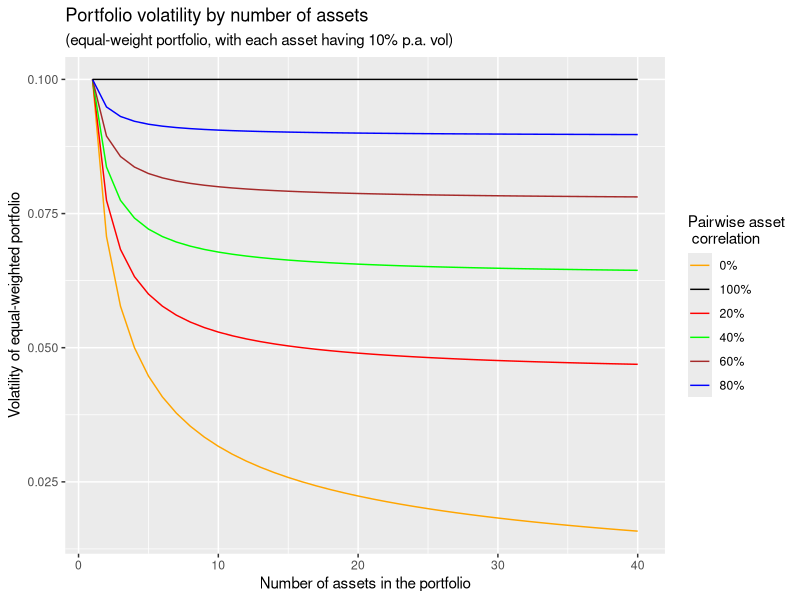

R code for this plot:
### As per the advice in a StackOverflow posting, at the following link:
#   https://stackoverflow.com/questions/63559509/r-evaluate-function-for-multiple-and-differently-changing-arguments
### Unfortunately, the outer(X,Y,function) call outlined in the thread at the URL below does not seem to work (when I attempt it)
#   https://stackoverflow.com/questions/33143282/elegantly-evaluating-a-function-of-two-variables-for-two-value-vectors-in-r

library(tidyverse)

num_assets_vector <- (1:40) # map does not seem to work when these values are passed in a data frame, hence using a vector
corr_vector <- 0.1*(0:9) # map does not seem to work when these values are passed in a data frame, hence using a vector  
secVols_vector <- 0.01*(9:18) # map does not seem to work when these values are passed in a data frame, hence using a vector

eq_wt_pf_vol <- function(nSecurities, pairwiseCorrelationOfSecurities=0.4,secVol=0.1)
{ 
  pf_variance <- 0
  for(i in 1:nSecurities)
  {
    for(j in 1:nSecurities) 
    { 
      if(i==j) {pf_variance <- pf_variance + (1/nSecurities)*(1/nSecurities)*secVol*secVol}
      if(i!=j) {pf_variance <- pf_variance + (1/nSecurities)*(1/nSecurities)*pairwiseCorrelationOfSecurities*secVol*secVol}
    }
  }
  sqrt(pf_variance) 
}

vols_000pctCorr <- num_assets_vector %>% map(~eq_wt_pf_vol(.x,0,0.1))
vols_020pctCorr <- num_assets_vector %>% map(~eq_wt_pf_vol(.x,0.2,0.1))
vols_040pctCorr <- num_assets_vector %>% map(~eq_wt_pf_vol(.x,0.4,0.1))
vols_060pctCorr <- num_assets_vector %>% map(~eq_wt_pf_vol(.x,0.6,0.1))
vols_080pctCorr <- num_assets_vector %>% map(~eq_wt_pf_vol(.x,0.8,0.1))
vols_100pctCorr <- num_assets_vector %>% map(~eq_wt_pf_vol(.x,1.0,0.1))
eqWtPfVolNosContainer <- as.data.frame(rbind(vols_000pctCorr, vols_020pctCorr, vols_040pctCorr, vols_060pctCorr, vols_080pctCorr, vols_100pctCorr))
colnames(eqWtPfVolNosContainer) <- paste0("nAssets_",1:40)
eqWtPfVolNos_df <- as.data.frame(do.call(rbind.data.frame, eqWtPfVolNosContainer))

ggplot(eqWtPfVolNos_df, aes(x=1:40))+geom_line(aes(y=vols_000pctCorr,colour="0%"))+geom_line(aes(y=vols_020pctCorr,colour="20%"))+geom_line(aes(y=vols_040pctCorr,colour="40%"))+geom_line(aes(y=vols_060pctCorr,colour="60%"))+geom_line(aes(y=vols_080pctCorr,colour="80%"))+geom_line(aes(y=vols_100pctCorr,colour="100%"))+scale_color_manual(name = "Pairwise asset\n correlation", values = c("0%" = "orange", "20%" = "red","40%" = "green", "60%" = "brown","80%" = "blue", "100%" = "black"))+labs(title="Portfolio volatility by number of assets", subtitle="(equal-weight portfolio, with each asset having 10% p.a. vol)", x="Number of assets in the portfolio", y="Volatility of equal-weighted portfolio")
